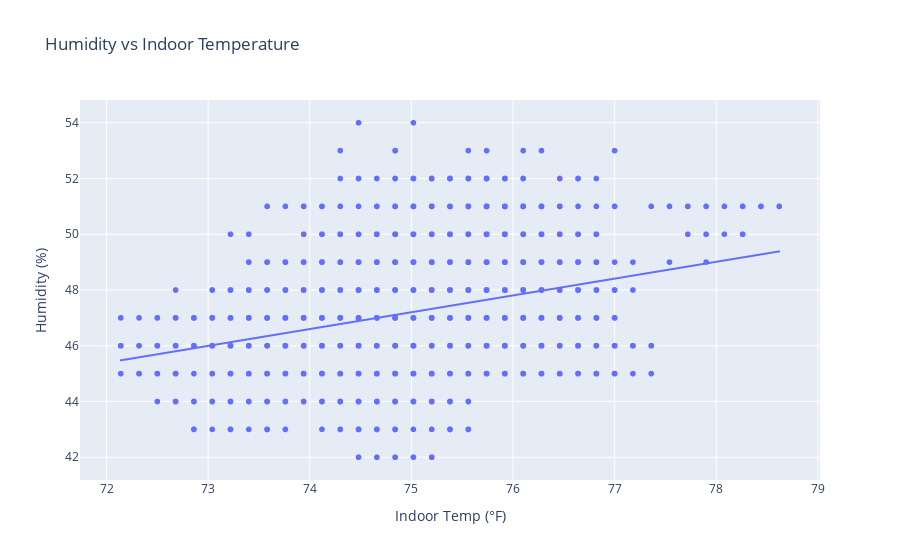

Here is the notebook cell this chart was saved with:
### Markdown cell above
## Humidity Isn't Helping Either

This scatterplot shows the relationship between indoor temperature and humidity. As the room warms up, the humidity creeps up slightly as well.

That means we're not just getting hotter we’re getting muggier. Even though the trendline isn’t steep, small increases in humidity at sleep-critical temps can mean the difference between comfortable and clammy.

A smart thermostat could better manage **humidity removal** during the night or even suggest switching the fan on periodically to maintain dryness and prevent stuffiness.

### Code cell
fig = px.scatter(df, x='indoor_temp', y='indoor_humidity',
                 title='Humidity vs Indoor Temperature',
                 labels={'indoor_temp': 'Indoor Temp (°F)', 'indoor_humidity': 'Humidity (%)'},
                 trendline='ols')
fig.show()

### Figure 1 — Plotly figure (JSON) as saved in the notebook; plotly's stock layout.template omitted (floating-point values rounded to 4 significant figures; data arrays with more than 128 entries replaced by an {"elided": "..."} marker saying what was removed)
{"data": [{"hovertemplate": "Indoor Temp (°F)=%{x}<br>Humidity (%)=%{y}<extra></extra>", "legendgroup": "", "marker": {"color": "#636efa", "symbol": "circle"}, "mode": "markers", "name": "", "showlegend": false, "type": "scattergl", "x": {"elided": "6295 float values"}, "xaxis": "x", "y": {"elided": "6295 int values"}, "yaxis": "y"}, {"hovertemplate": "<b>OLS trendline</b><br>indoor_humidity = 0.603154 * indoor_temp + 1.96532<br>R<sup>2</sup>=0.081875<br><br>Indoor Temp (°F)=%{x}<br>Humidity (%)=%{y} <b>(trend)</b><extra></extra>", "legendgroup": "", "marker": {"color": "#636efa", "symbol": "circle"}, "mode": "lines", "name": "", "showlegend": false, "type": "scattergl", "x": {"elided": "6295 float values"}, "xaxis": "x", "y": {"elided": "6295 float values"}, "yaxis": "y"}], "layout": {"legend": {"tracegroupgap": 0}, "title": {"text": "Humidity vs Indoor Temperature"}, "xaxis": {"anchor": "y", "domain": [0, 1], "title": {"text": "Indoor Temp (°F)"}}, "yaxis": {"anchor": "x", "domain": [0, 1], "title": {"text": "Humidity (%)"}}}}
